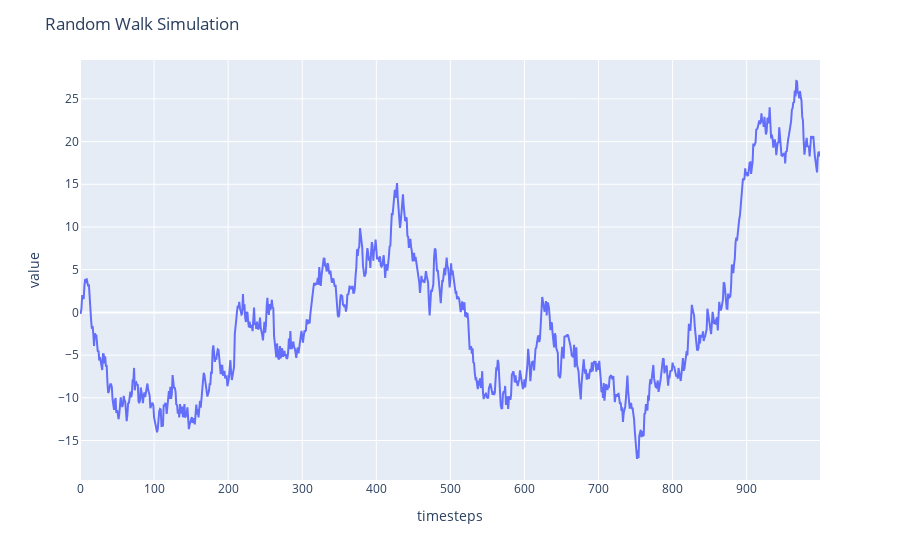

Notebook source saved alongside this figure:
### Code cell
import numpy as np
import plotly.express as px
np.random.seed(42)

steps = np.random.standard_normal(1000)
steps[0]=0 # set y_0 = 0
 
random_walk = np.cumsum(steps)

def plot_timeseries(ts:np.ndarray, 
                    title:str,
                    x = None,
                    ylabel: str = "value",
                    xlabel: str = "timesteps"):
    fig = px.line(x=range(0, len(ts)) if x is None else x, y=ts)
    fig.update_layout(
        title=title,
        yaxis_title=ylabel,
        xaxis_title=xlabel
    )
    fig.show()

plot_timeseries(random_walk, "Random Walk Simulation")

### Figure 1 — Plotly figure (JSON) as saved in the notebook; plotly's stock layout.template omitted (floating-point values rounded to 4 significant figures; data arrays with more than 128 entries replaced by an {"elided": "..."} marker saying what was removed)
{"data": [{"hovertemplate": "x=%{x}<br>y=%{y}<extra></extra>", "legendgroup": "", "line": {"color": "#636efa", "dash": "solid"}, "marker": {"symbol": "circle"}, "mode": "lines", "name": "", "orientation": "v", "showlegend": false, "type": "scatter", "x": {"elided": "1000 int values"}, "xaxis": "x", "y": {"elided": "1000 float values"}, "yaxis": "y"}], "layout": {"legend": {"tracegroupgap": 0}, "margin": {"t": 60}, "title": {"text": "Random Walk Simulation"}, "xaxis": {"anchor": "y", "domain": [0, 1], "title": {"text": "timesteps"}}, "yaxis": {"anchor": "x", "domain": [0, 1], "title": {"text": "value"}}}}
